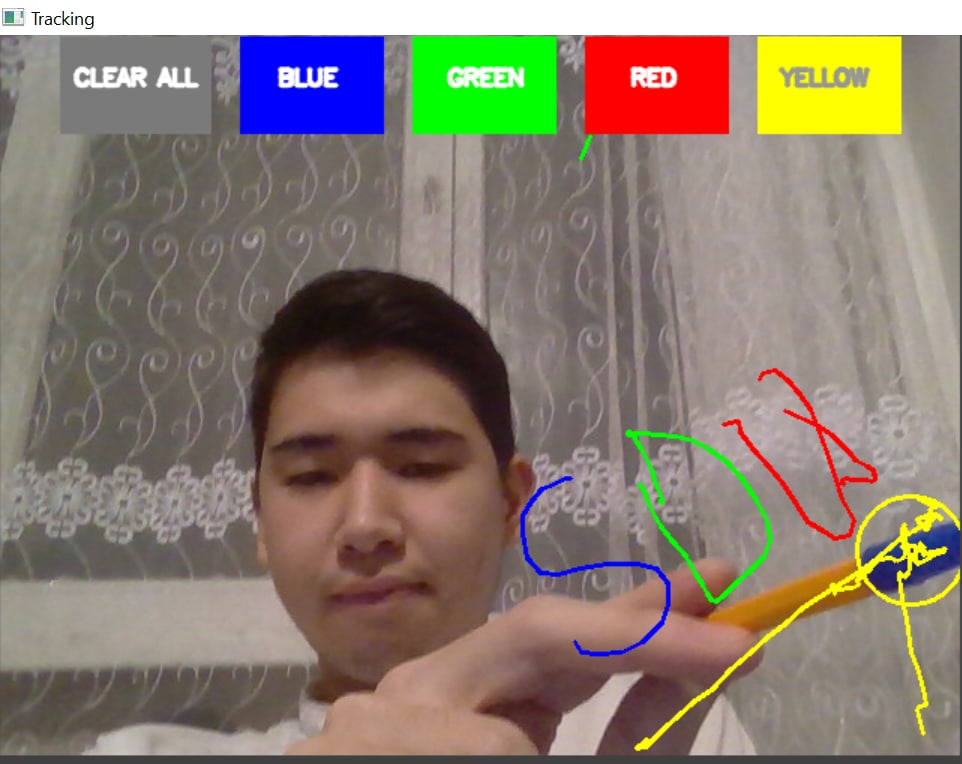
#> input picture screen-draw.jpg, 962 x 764 px, given in place of the camera
$ python draw-in-air.py
#> lines starting #> are read from the running program, lines starting #| are printed output that depends on the picture; after the words box and inside, x2 and y2 are one past the last pixel; in counts of white or black regions, pixels touching at a corner belong together
import numpy as np
import cv2
from collections import deque

#default function
def setValues(x):
   print("")


# настройка цвета
cv2.namedWindow("Color detectors")
cv2.createTrackbar("Upper Hue", "Color detectors", 153, 180,setValues)
cv2.createTrackbar("Upper Saturation", "Color detectors", 255, 255,setValues)
cv2.createTrackbar("Upper Value", "Color detectors", 255, 255,setValues)
cv2.createTrackbar("Lower Hue", "Color detectors", 64, 180,setValues)
cv2.createTrackbar("Lower Saturation", "Color detectors", 72, 255,setValues)
cv2.createTrackbar("Lower Value", "Color detectors", 49, 255,setValues)


# обработки цветовых точек разного цвета
bpoints = [deque(maxlen=1024)]
gpoints = [deque(maxlen=1024)]
rpoints = [deque(maxlen=1024)]
ypoints = [deque(maxlen=1024)]

# индексы, используемые для обозначения точек
blue_index = 0
green_index = 0
red_index = 0
yellow_index = 0

#ядро
kernel = np.ones((5,5),np.uint8)

colors = [(255, 0, 0), (0, 255, 0), (0, 0, 255), (0, 255, 255)]
colorIndex = 0

# Canvas setup
paintWindow = np.zeros((471,636,3)) + 255
paintWindow = cv2.rectangle(paintWindow, (40,1), (140,65), (0,0,0), 2)
paintWindow = cv2.rectangle(paintWindow, (160,1), (255,65), colors[0], -1)
paintWindow = cv2.rectangle(paintWindow, (275,1), (370,65), colors[1], -1)
paintWindow = cv2.rectangle(paintWindow, (390,1), (485,65), colors[2], -1)
paintWindow = cv2.rectangle(paintWindow, (505,1), (600,65), colors[3], -1)

cv2.putText(paintWindow, "CLEAR", (49, 33), cv2.FONT_HERSHEY_SIMPLEX, 0.5, (0, 0, 0), 2, cv2.LINE_AA)
cv2.putText(paintWindow, "BLUE", (185, 33), cv2.FONT_HERSHEY_SIMPLEX, 0.5, (255, 255, 255), 2, cv2.LINE_AA)
cv2.putText(paintWindow, "GREEN", (298, 33), cv2.FONT_HERSHEY_SIMPLEX, 0.5, (255, 255, 255), 2, cv2.LINE_AA)
cv2.putText(paintWindow, "RED", (420, 33), cv2.FONT_HERSHEY_SIMPLEX, 0.5, (255, 255, 255), 2, cv2.LINE_AA)
cv2.putText(paintWindow, "YELLOW", (520, 33), cv2.FONT_HERSHEY_SIMPLEX, 0.5, (150,150,150), 2, cv2.LINE_AA)
cv2.namedWindow('Paint', cv2.WINDOW_AUTOSIZE)


# Загрузка веб-камеры ПК
cap = cv2.VideoCapture(0)

while True:
    # кадры с камеры
    ret, frame = cap.read()
#> frame is the input picture: shape (764, 962, 3); mean B, G, R 113.1, 125.5, 138.2
    frame = cv2.flip(frame, 1)
    hsv = cv2.cvtColor(frame, cv2.COLOR_BGR2HSV)
#> hsv: shape (764, 962, 3); mean H, S, V 26.9, 62.8, 148.8


    u_hue = cv2.getTrackbarPos("Upper Hue", "Color detectors")
    u_saturation = cv2.getTrackbarPos("Upper Saturation", "Color detectors")
    u_value = cv2.getTrackbarPos("Upper Value", "Color detectors")
    l_hue = cv2.getTrackbarPos("Lower Hue", "Color detectors")
    l_saturation = cv2.getTrackbarPos("Lower Saturation", "Color detectors")
    l_value = cv2.getTrackbarPos("Lower Value", "Color detectors")
    Upper_hsv = np.array([u_hue,u_saturation,u_value])
    Lower_hsv = np.array([l_hue,l_saturation,l_value])


    # Добавление цветных кнопок
    frame = cv2.rectangle(frame, (40,1), (140,65), (122,122,122), -1)
    frame = cv2.rectangle(frame, (160,1), (255,65), colors[0], -1)
    frame = cv2.rectangle(frame, (275,1), (370,65), colors[1], -1)
    frame = cv2.rectangle(frame, (390,1), (485,65), colors[2], -1)
    frame = cv2.rectangle(frame, (505,1), (600,65), colors[3], -1)
    cv2.putText(frame, "CLEAR ALL", (49, 33), cv2.FONT_HERSHEY_SIMPLEX, 0.5, (255, 255, 255), 2, cv2.LINE_AA)
    cv2.putText(frame, "BLUE", (185, 33), cv2.FONT_HERSHEY_SIMPLEX, 0.5, (255, 255, 255), 2, cv2.LINE_AA)
    cv2.putText(frame, "GREEN", (298, 33), cv2.FONT_HERSHEY_SIMPLEX, 0.5, (255, 255, 255), 2, cv2.LINE_AA)
    cv2.putText(frame, "RED", (420, 33), cv2.FONT_HERSHEY_SIMPLEX, 0.5, (255, 255, 255), 2, cv2.LINE_AA)
    cv2.putText(frame, "YELLOW", (520, 33), cv2.FONT_HERSHEY_SIMPLEX, 0.5, (150,150,150), 2, cv2.LINE_AA)
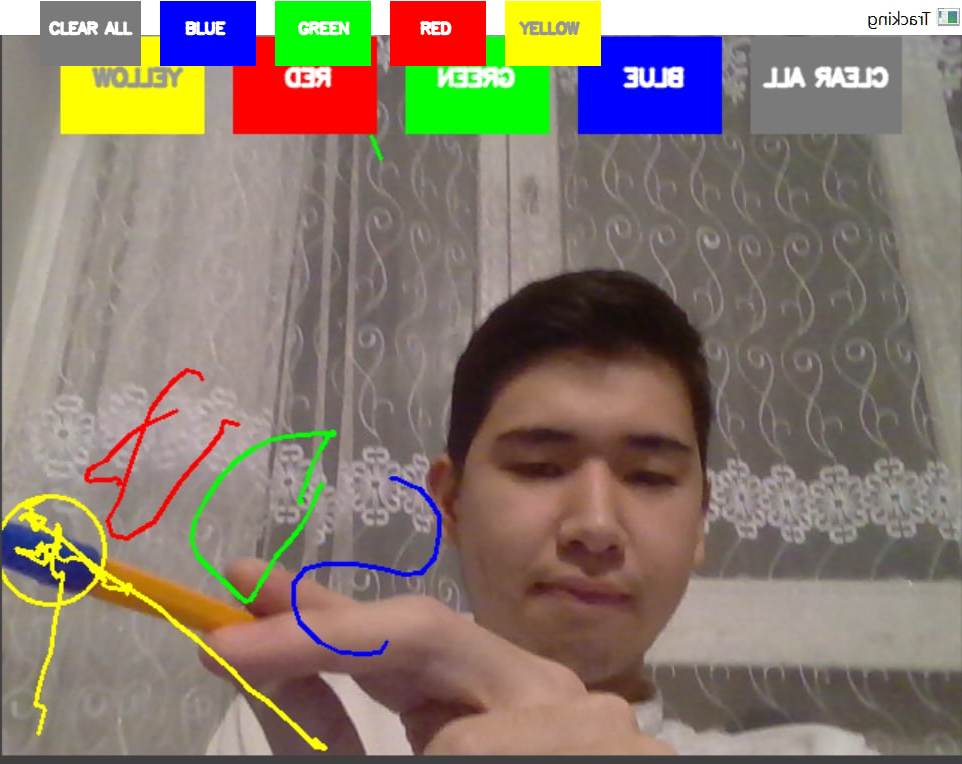
#> frame: shape (764, 962, 3); mean B, G, R 110.3, 122.3, 135.1


    # Идентификация указателя
    Mask = cv2.inRange(hsv, Lower_hsv, Upper_hsv)
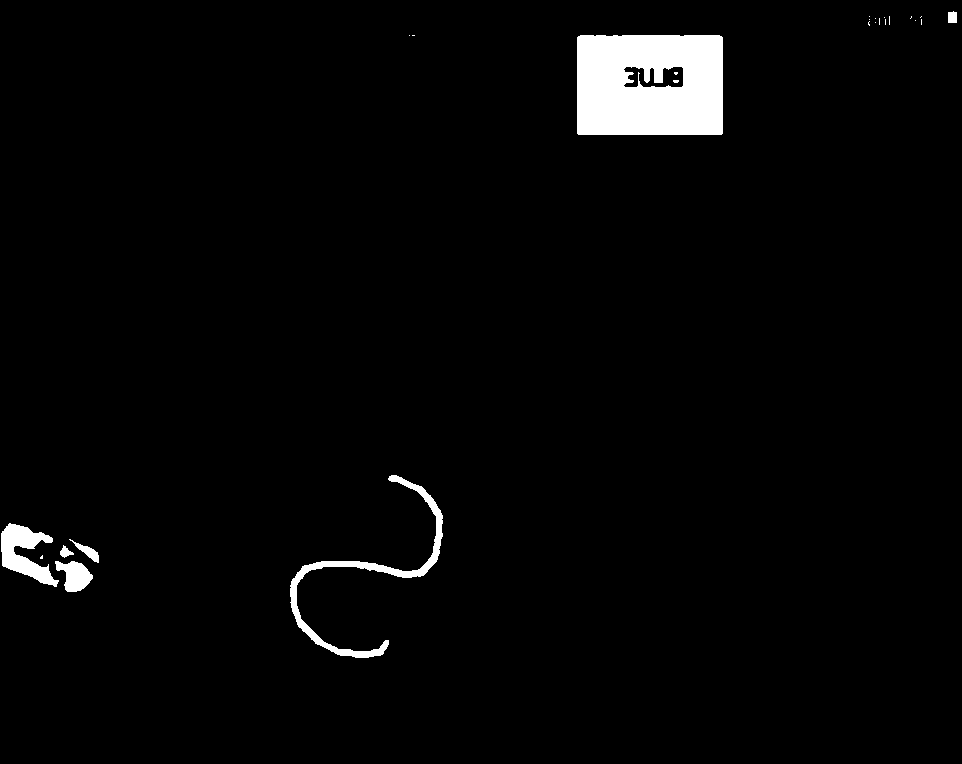
#> Mask: shape (764, 962); 2.7% white; 25 white regions (18 under 20 px), largest, box (x1, y1, x2, y2) and area: (577, 35, 723, 135) 13792, (290, 475, 443, 658) 2738, (1, 523, 59, 587) 1774
    Mask = cv2.erode(Mask, kernel, iterations=1)
#> Mask: shape (764, 962); 2% white; 20 white regions (12 under 20 px), largest, box (x1, y1, x2, y2) and area: (579, 37, 721, 133) 12258, (3, 526, 55, 583) 1119, (292, 487, 440, 620) 512
    Mask = cv2.morphologyEx(Mask, cv2.MORPH_OPEN, kernel)
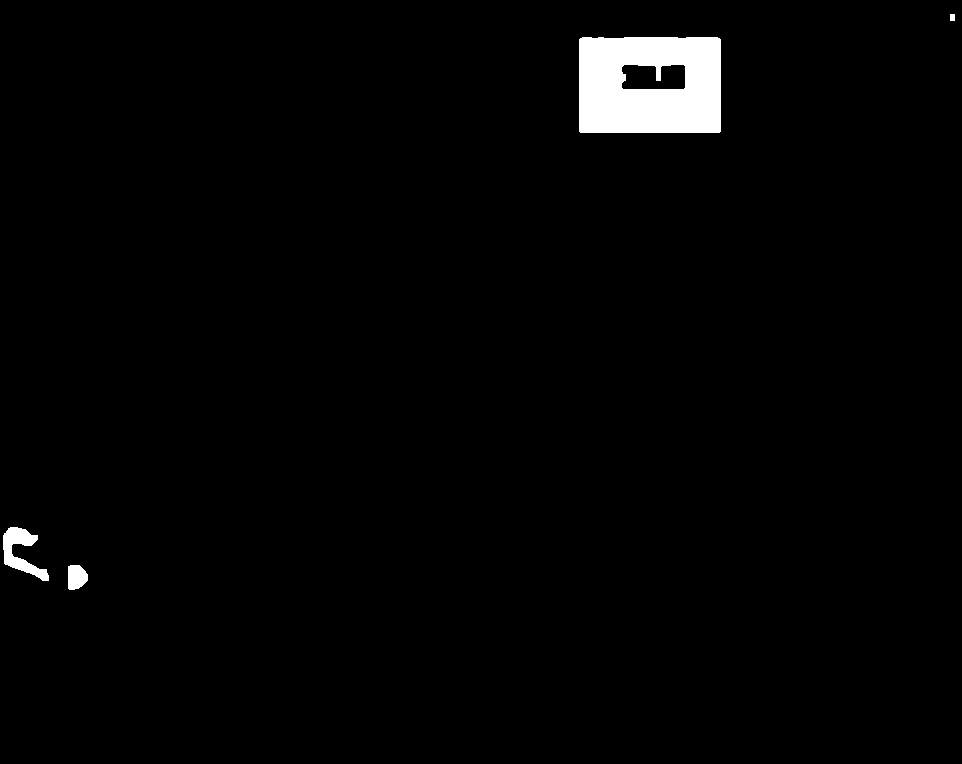
#> Mask: shape (764, 962); 1.9% white; 4 white regions, box (x1, y1, x2, y2) and area: (579, 37, 721, 133) 12225, (3, 527, 49, 581) 1066, (68, 565, 88, 590) 408, (950, 14, 955, 21) 35
    Mask = cv2.dilate(Mask, kernel, iterations=1)
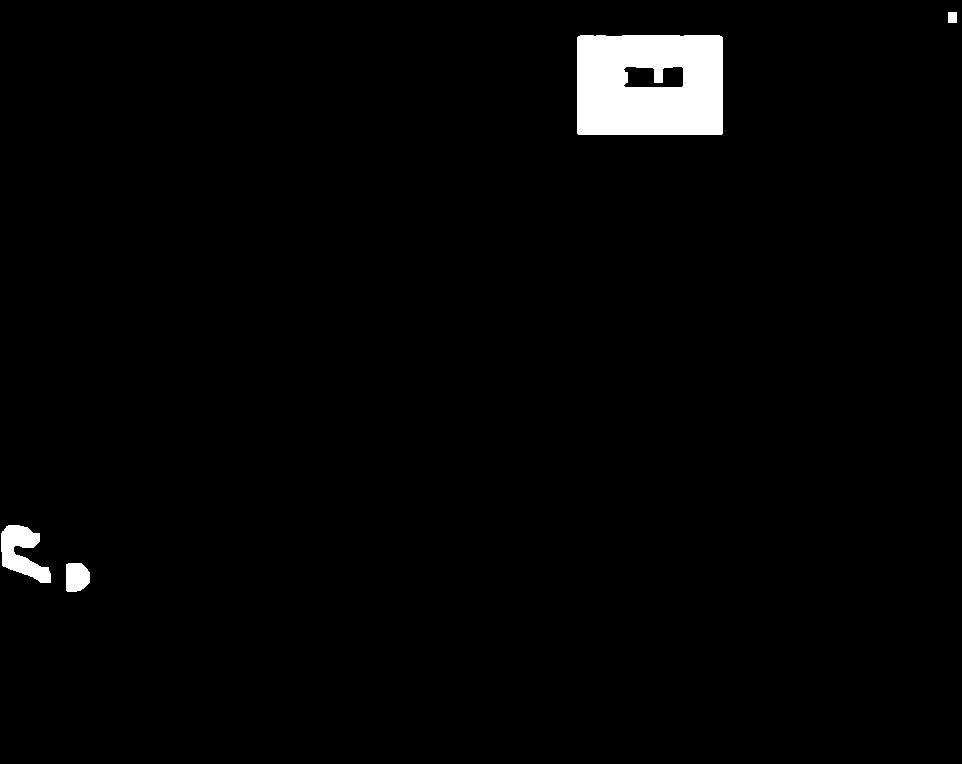
#> Mask: shape (764, 962); 2.2% white; 4 white regions

    cnts,_ = cv2.findContours(Mask.copy(), cv2.RETR_EXTERNAL,
    	cv2.CHAIN_APPROX_SIMPLE)
#> cnts = 4 contours; box (x1, y1, x2, y2) and area: (577, 35, 723, 135) 14326, (1, 525, 51, 583) 1488, (66, 563, 90, 592) 562, (948, 12, 957, 23) 80
    center = None

    if len(cnts) > 0:
        cnt = sorted(cnts, key = cv2.contourArea, reverse = True)[0]
#> cnt = contour of 24 points, box (x1, y1, x2, y2) (577, 35, 723, 135), area 14326
        ((x, y), radius) = cv2.minEnclosingCircle(cnt)
#> x = 649.5; y = 85; radius = 86.95
        # круг по контуру
        cv2.circle(frame, (int(x), int(y)), int(radius), (0, 255, 255), 2)
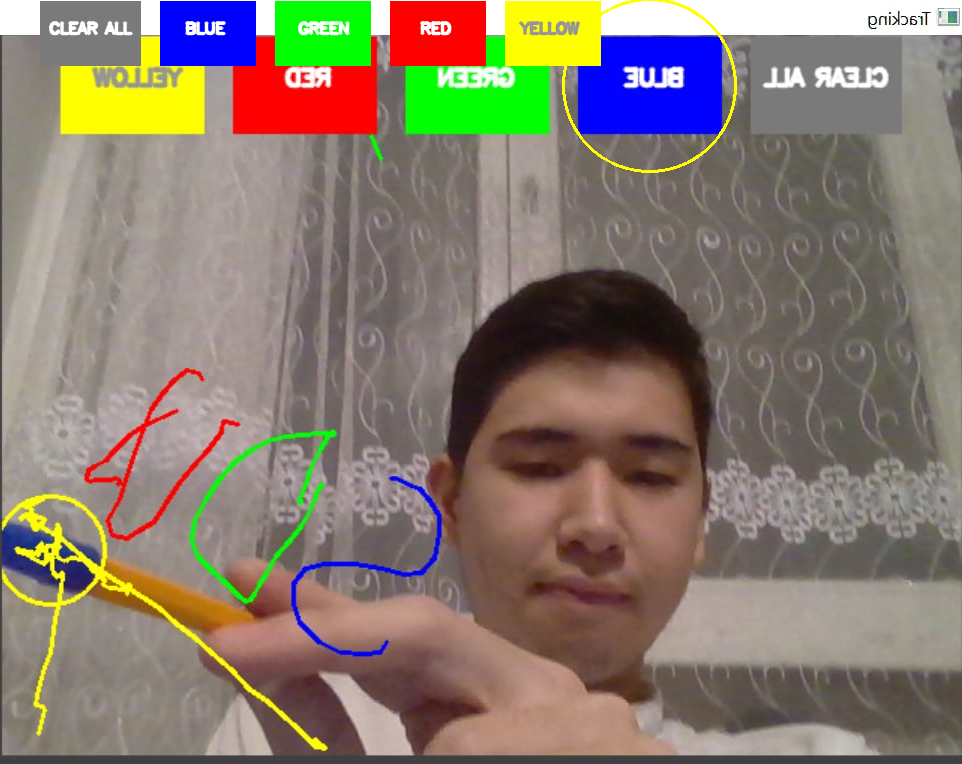
#> frame: shape (764, 962, 3); 0.19% of pixels changed, all inside (x1, y1, x2, y2) = (562, 0, 737, 173)
        M = cv2.moments(cnt)
#> M = moments, m00 14326, centre m10/m00, m01/m00 = (649.5, 84.59)
        center = (int(M['m10'] / M['m00']), int(M['m01'] / M['m00']))
#> center = (649, 84)

        if center[1] <= 65:
            if 40 <= center[0] <= 140: # Clear Button
                bpoints = [deque(maxlen=512)]
                gpoints = [deque(maxlen=512)]
                rpoints = [deque(maxlen=512)]
                ypoints = [deque(maxlen=512)]

                blue_index = 0
                green_index = 0
                red_index = 0
                yellow_index = 0

                paintWindow[67:,:,:] = 255
            elif 160 <= center[0] <= 255:
                    colorIndex = 0 # Blue
            elif 275 <= center[0] <= 370:
                    colorIndex = 1 # Green
            elif 390 <= center[0] <= 485:
                    colorIndex = 2 # Red
            elif 505 <= center[0] <= 600:
                    colorIndex = 3 # Yellow
        else :
            if colorIndex == 0:
                bpoints[blue_index].appendleft(center)
            elif colorIndex == 1:
                gpoints[green_index].appendleft(center)
            elif colorIndex == 2:
                rpoints[red_index].appendleft(center)
            elif colorIndex == 3:
                ypoints[yellow_index].appendleft(center)
    # если ничего не обнаружено
    else:
        bpoints.append(deque(maxlen=512))
        blue_index += 1
        gpoints.append(deque(maxlen=512))
        green_index += 1
        rpoints.append(deque(maxlen=512))
        red_index += 1
        ypoints.append(deque(maxlen=512))
        yellow_index += 1

    points = [bpoints, gpoints, rpoints, ypoints]
    for i in range(len(points)):
        for j in range(len(points[i])):
            for k in range(1, len(points[i][j])):
                if points[i][j][k - 1] is None or points[i][j][k] is None:
                    continue
                cv2.line(frame, points[i][j][k - 1], points[i][j][k], colors[i], 2)
                cv2.line(paintWindow, points[i][j][k - 1], points[i][j][k], colors[i], 2)
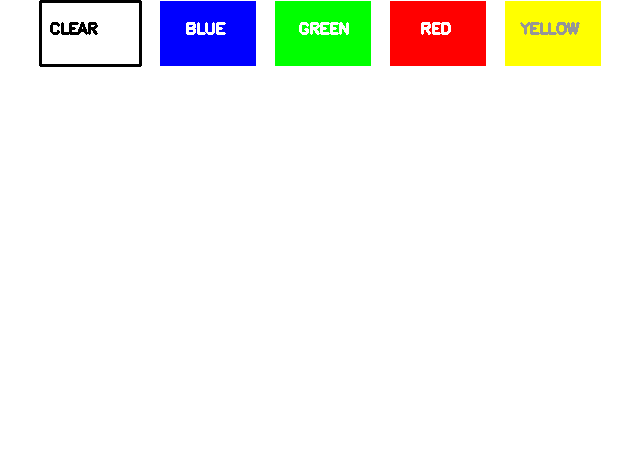
#> paintWindow: shape (471, 636, 3) float64; mean B, G, R 238.7, 243.6, 243.7

    # показать окна
    cv2.imshow("Tracking", frame)
    cv2.imshow("Paint", paintWindow)
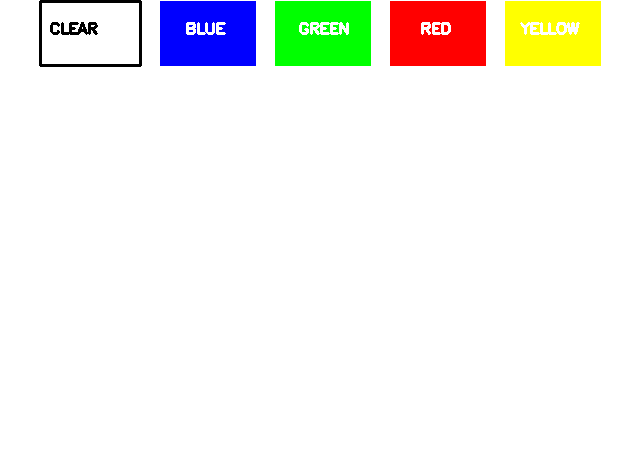
#> window 'Paint': shape (471, 636, 3); mean B, G, R 238.9, 243.7, 243.9

	# If the 'q' key is pressed then stop the application
    if cv2.waitKey(1) & 0xFF == ord("q"):
#> (key q is pressed here)
        break


cap.release()
cv2.destroyAllWindows()
